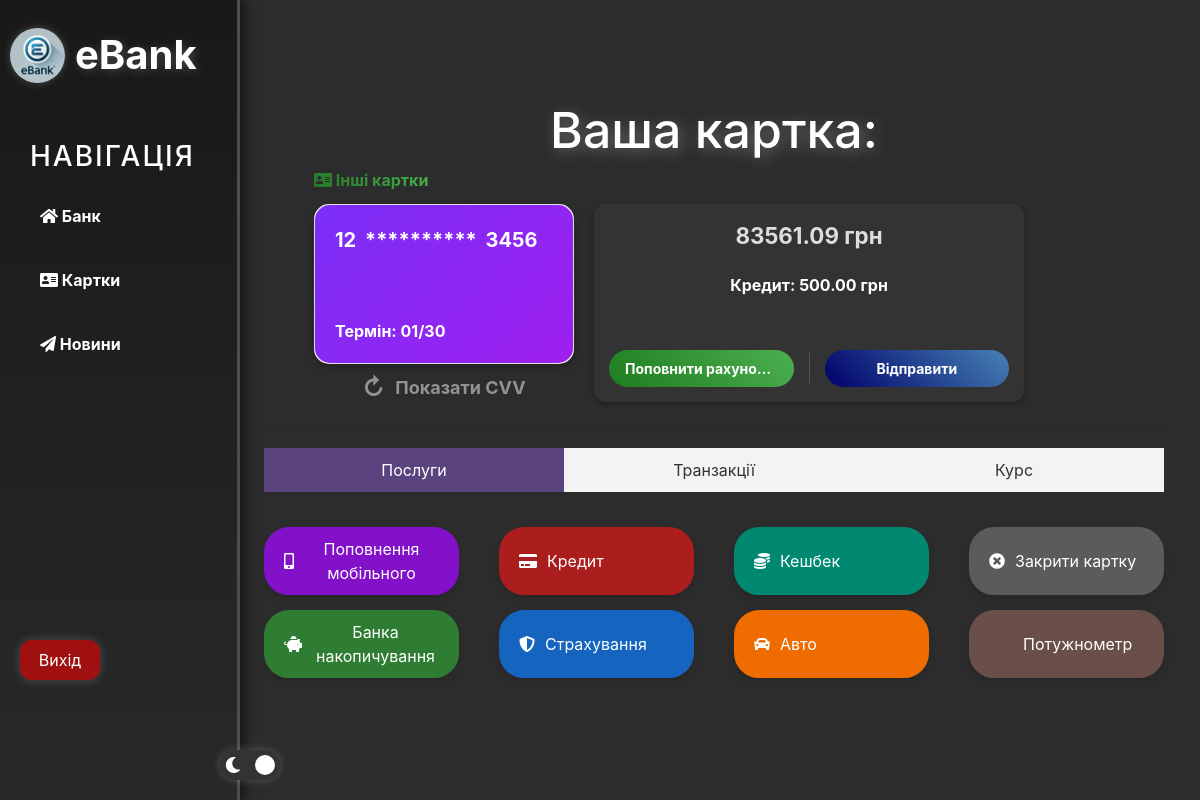
Page /cards/13/ (signed in) on the earlier database version.
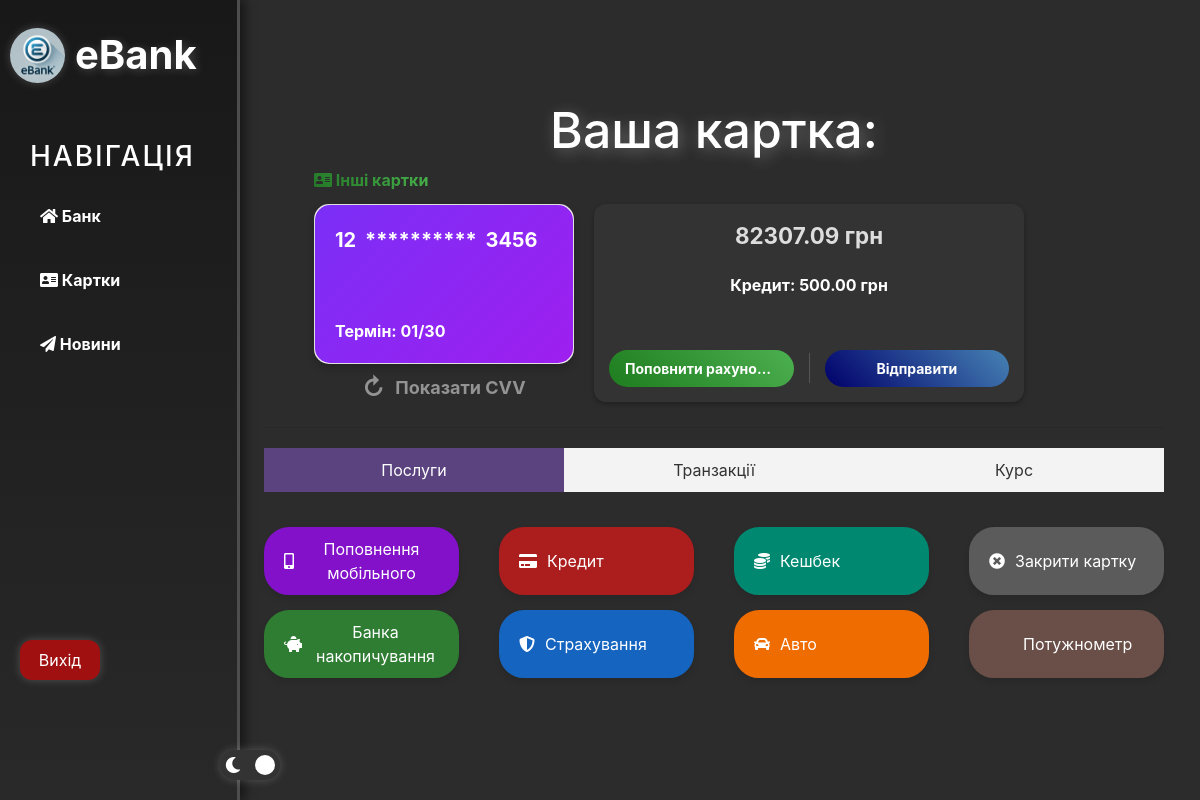
Same page on the later database version.
### site_auth/models.py (models this page shows, shortened)
class BankCard(models.Model):
    user = models.ForeignKey(settings.AUTH_USER_MODEL, on_delete=models.CASCADE, related_name="bank_cards")
    card_number = models.CharField(max_length=16, unique=True)
    cvv = models.CharField(max_length=3)
    expiry_date = models.CharField(max_length=5)
    balance = models.DecimalField(max_digits=10, decimal_places=2, default=0.00)

### cards/views.py (the view)
# urls.py: path('<int:pk>/', views.card, name='card'),
def card(request, pk):
    if not request.user.is_authenticated:
        return render(request, "cards/card.html")
    card = get_object_or_404(BankCard, pk=pk, user=request.user)
    transactions = Transaction.objects.filter(card=card).order_by("-date")
    total_amount = transactions.aggregate(total=Sum('amount'))['total'] or Decimal(0)
    total_amount = total_amount.quantize(Decimal('0.01'), rounding=ROUND_DOWN)  # Округление до 2 знаков
    total_count = Decimal(transactions.count()).quantize(Decimal('0.01'), rounding=ROUND_DOWN)  # Округление до 2 знаков
    context = {
        "card": card,
        "transactions": transactions,
        "total_amount": total_amount,
        "total_count": total_count,  # Теперь округлено до 2 знаков
    }
    return render(request, "cards/card.html", context)

### templates/cards/card.html (shortened to what the changed rows need)
{% extends 'layout.html' %}
{% load static %}
{% block content %}
<link rel="stylesheet" href="{% static 'cards/css/style_card.css' %}">
<link rel="stylesheet" href="https://cdnjs.cloudflare.com/ajax/libs/font-awesome/5.15.4/css/all.min.css">
{% if user.is_authenticated %}
    <div class="features">
        <h1>Ваша картка:</h1>
        <div class="card-section">
            <a href="{% url 'cards:cards' %}" class="button-cards"><i class="fas fa-address-card"></i> Інші картки</a>
            <div class="card-wrapper">
                <div class="card-container">
                    <div class="card" id="card">
                        <div class="card-front">
                            <div class="card-number">
                                <span class="visible-part">{{ card.card_number|slice:":2" }}</span>
                                <span class="masked-part">**********</span>
                                <span class="visible-part">{{ card.card_number|slice:"12:" }}</span>
                            </div>
                            <div class="card-expiry">Термін: {{ card.expiry_date }}</div>
                        </div>
                        <div class="card-back">
                            <div class="card-number" id="cardNumberFull">{{ card.card_number }}</div>
                            <div class="card-cvv">CVV: {{ card.cvv }}</div>
                        </div>
                    </div>
                    <button class="flip-button" id="flipButton" onclick="toggleCVV()">
                        <span class="arrow-container">&#x21bb;</span>
                        <span class="button-text" id="flipButtonText">Показати CVV</span>
                    </button>
                </div>
                <div class="balance-block">
                    <div class="balance-info">
                        <span class="balance-amount">{{ card.balance }} грн</span>
                        <p class="credit-info">Кредит: {{ user.credit_balance }} грн</p>
                    </div>
                    <div class="action-buttons">
                        <a href="add" class="replenish-button">Поповнити рахунок +</a>
                        <a href="transfer" class="send-button">Відправити</a>
                    </div>
                </div>
            </div>
        </div>
        <hr>
        <div class="tabs">
            <button class="tab-button active" data-tab="services">Послуги</button>
            <button class="tab-button" data-tab="transactions">Транзакції</button>
            <button class="tab-button" data-tab="rates">Курс</button>
        </div>
        <div class="tab-content" id="services" style="display: block;">
            <div class="services-buttons">
                <a href="mobile" class="service-button" style="--color-start: #8311ca;">
                    <i class="fas fa-mobile-alt"></i> Поповнення мобільного
                </a>
                <a href="credit" class="service-button" style="--color-start: #ac1d1d;">
                    <i class="fas fa-credit-card"></i> Кредит
                </a>
                <a href="cashback" class="service-button" style="--color-start: #008871;">
                    <i class="fas fa-coins"></i> Кешбек
                </a>
                <a href="close-card" class="service-button" style="--color-start: #5b5b5b;">
                    <i class="fas fa-times-circle"></i> Закрити картку
                </a>
                <a href="banka" class="service-button" style="--color-start: #2e7d32;">
                    <i class="fas fa-piggy-bank"></i> Банка накопичування
                </a>
                <a href="insurance" class="service-button" style="--color-start: #1565c0;">
                    <i class="fas fa-shield-alt"></i> Страхування
                </a>
                <a href="auto" class="service-button" style="--color-start: #ef6c00;">
                    <i class="fas fa-car"></i> Авто
                </a>
                <a href="train" class="service-button" style="--color-start: #694f47;">
                    <i alt="Иконка" style="width: 24px; height: 24px;"></i> Потужнометр
                </a>
            </div>
        </div>
    </div>
{% endif %}
{% endblock %}

Differences in the rows shown:
changed BankCard: balance "83561.09" → "82307.09"
